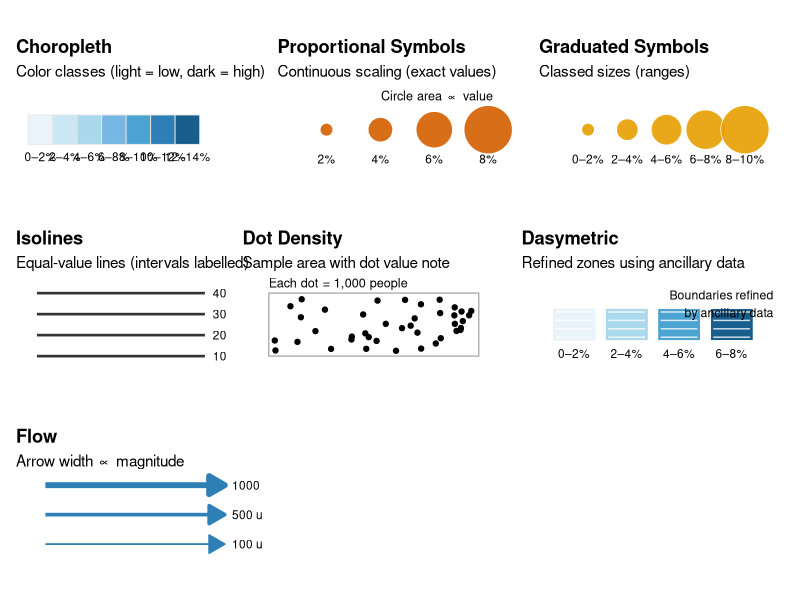
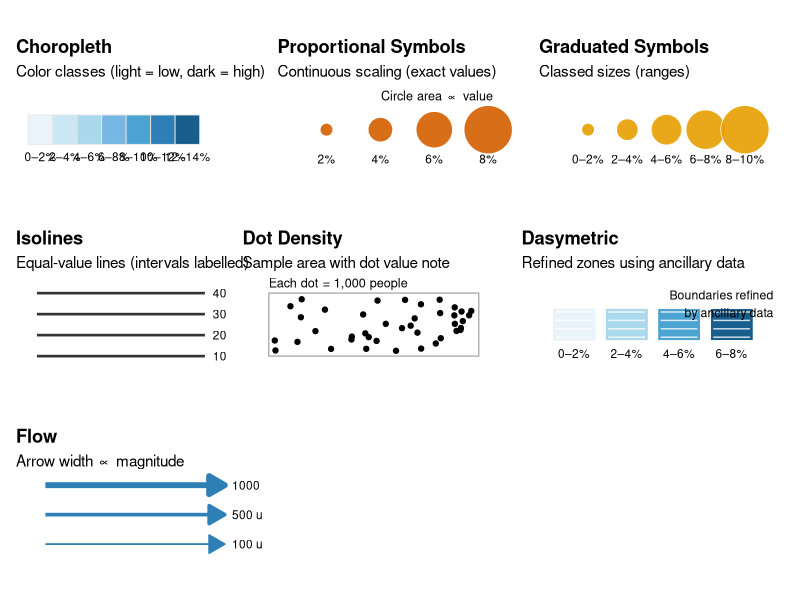

These charts were generated, in order, by the following R code:
# ------------------------------------------------------------
# Legend sketches for 7 thematic map types
# (choropleth, proportional, graduated, isoline, dot density,
#  dasymetric, flow) — ggplot2 + patchwork
# ------------------------------------------------------------

library(ggplot2)
library(dplyr)
library(patchwork)
library(grid)

# Helper: minimalist canvas
blank_theme <- theme_void(base_size = 11) +
  theme(
    plot.title = element_text(hjust = 0, face = "bold"),
    plot.subtitle = element_text(hjust = 0),
    plot.margin = margin(6, 6, 6, 6)
  )

# Helper: fixed coords
make_canvas <- function(xlim = c(0, 10), ylim = c(0, 4)) {
  ggplot() + coord_equal(xlim = xlim, ylim = ylim, expand = FALSE)
}

# Okabe–Ito style ramp (light -> dark)
oi_seq <- c("#E8F4FA", "#CBE7F3", "#ABD9EC", "#76B7E3", "#4BA3D1", "#2E7FB6", "#175E8C")

# 1) Choropleth legend (classed ramp)
choropleth_legend <- make_canvas() +
  geom_tile(
    data = tibble(x = 1:7, y = 2, fill = factor(1:7)),
    aes(x, y, fill = fill),
    width = 1, height = 1.2, color = "grey90", linewidth = 0.3
  ) +
  scale_fill_manual(values = oi_seq, guide = "none") +
  annotate("text", x = 1:7, y = 0.9,
           label = c("0–2%", "2–4%", "4–6%", "6–8%", "8–10%", "10–12%", "12–14%"),
           size = 3) +
  labs(title = "Choropleth", subtitle = "Color classes (light = low, dark = high)") +
  blank_theme

# 2) Proportional symbol legend (unclassed; area ∝ value)
prop_vals <- c(2, 4, 6, 8)
prop_sizes <- scales::rescale(prop_vals, to = c(4, 16))
proportional_legend <- make_canvas() +
  geom_point(
    data = tibble(x = 2 + (0:(length(prop_vals)-1))*2.2, y = 2, v = prop_vals, s = prop_sizes),
    aes(x, y, size = s),
    shape = 21, fill = "#D55E00", color = "white", alpha = 0.9, stroke = 0.4
  ) +
  scale_size_identity() +
  annotate("text",
           x = 2 + (0:(length(prop_vals)-1))*2.2, y = 0.8,
           label = paste0(prop_vals, "%"), size = 3) +
  annotate("text", x = 8.8, y = 3.4, label = "Circle area ∝ value", hjust = 1, size = 3.2) +
  labs(title = "Proportional Symbols", subtitle = "Continuous scaling (exact values)") +
  blank_theme

# 3) Graduated symbol legend (classed sizes)
grad_breaks <- c("0–2%", "2–4%", "4–6%", "6–8%", "8–10%")
grad_sizes <- seq(4, 16, length.out = length(grad_breaks))
graduated_legend <- make_canvas() +
  geom_point(
    data = tibble(x = 2 + (0:(length(grad_breaks)-1))*1.6, y = 2,
                  lab = grad_breaks, s = grad_sizes),
    aes(x, y, size = s),
    shape = 21, fill = "#E69F00", color = "white", alpha = 0.9, stroke = 0.4
  ) +
  scale_size_identity() +
  annotate("text",
           x = 2 + (0:(length(grad_breaks)-1))*1.6, y = 0.8,
           label = grad_breaks, size = 3) +
  labs(title = "Graduated Symbols", subtitle = "Classed sizes (ranges)") +
  blank_theme

# 4) Isoline legend (contours with labels)
iso_vals <- c(100, 200, 300, 400)
isoline_legend <- make_canvas(ylim = c(0,5)) +
  geom_segment(
    data = tibble(y = 1:4, v = iso_vals),
    aes(x = 1, xend = 9, y = y, yend = y),
    linewidth = 0.9, color = "grey20"
  ) +
  annotate("label",
           x = 9.2, y = 1:4,
           label = iso_vals, size = 3, label.size = 0, hjust = 0) +
  labs(title = "Isolines", subtitle = "Equal-value lines (intervals labelled)") +
  blank_theme

# 5) Dot density legend (1 dot = X units)
dot_rect <- tibble(xmin = 1, xmax = 9, ymin = 0.8, ymax = 3.2)
set.seed(42)
dots <- tibble(
  x = runif(40, 1.2, 8.8),
  y = runif(40, 1.0, 3.0)
)
dot_density_legend <- make_canvas(ylim = c(0,4)) +
  geom_rect(data = dot_rect, aes(xmin = xmin, xmax = xmax, ymin = ymin, ymax = ymax),
            fill = "white", color = "grey70") +
  geom_point(data = dots, aes(x, y), size = 1.5, color = "black") +
  annotate("text", x = 1, y = 3.6, label = "Each dot = 1,000 people", hjust = 0, size = 3.2) +
  labs(title = "Dot Density", subtitle = "Sample area with dot value note") +
  blank_theme

# 6) Dasymetric legend (classed fill + ancillary mask)
# Base classes (like choropleth)
das_classes <- tibble(
  x = 1:4,
  lab = c("0–2%", "2–4%", "4–6%", "6–8%"),
  fill = oi_seq[c(1,3,5,7)]
)
# Ancillary mask (e.g., land use) overlaid as hatch bands
hatch <- tibble(
  x = rep(1:4, each = 6),
  y = rep(seq(1.2, 2.8, length.out = 6), times = 4)
)
dasymetric_legend <- make_canvas(xlim = c(0, 10)) +
  geom_tile(data = das_classes, aes(x = x*2, y = 2, fill = lab),
            width = 1.6, height = 1.2, color = "grey90") +
  scale_fill_manual(values = setNames(das_classes$fill, das_classes$lab), guide = "none") +
  geom_segment(
    data = hatch,
    aes(x = (x*2 - 0.7), xend = (x*2 + 0.7), y = y, yend = y),
    color = "white", linewidth = 0.5, alpha = 0.8
  ) +
  annotate("text", x = das_classes$x*2, y = 0.9, label = das_classes$lab, size = 3) +
  annotate("text", x = 9.6, y = 3.3,
           label = "Boundaries refined\nby ancillary data",
           hjust = 1, vjust = 1, size = 3.1) +
  labs(title = "Dasymetric", subtitle = "Refined zones using ancillary data") +
  blank_theme

# 7) Flow legend (arrows with varying thickness)
flow_vals <- c(100, 500, 1000)
flow_df <- tibble(
  y = c(1, 2.2, 3.4),
  w = scales::rescale(flow_vals, to = c(0.6, 2.0))
)
flow_legend <- make_canvas(ylim = c(0,4)) +
  geom_segment(
    data = flow_df,
    aes(x = 1.2, xend = 8.5, y = y, yend = y),
    linewidth = flow_df$w,
    color = "#2E7FB6",
    arrow = arrow(type = "closed", length = unit(0.18, "in"))
  ) +
  annotate("text", x = 8.8, y = flow_df$y,
           label = paste(flow_vals, "units"),
           hjust = 0, size = 3) +
  labs(title = "Flow", subtitle = "Arrow width ∝ magnitude") +
  blank_theme

# Preview: arrange all legends
legend_grid <- (
  choropleth_legend | proportional_legend | graduated_legend
) /
  (isoline_legend     | dot_density_legend | dasymetric_legend) /
  (flow_legend + plot_spacer() + plot_spacer())

legend_grid
 ggsave("legend_sketches_all.png", legend_grid, width = 11, height = 8.5, dpi = 600)
